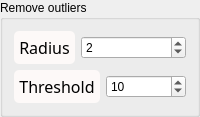
               <widget class="QGroupBox" name="groupBox_3">
                <property name="title">
                 <string>Remove outliers</string>
                </property>
                <layout class="QVBoxLayout" name="verticalLayout_14">
                 <item>
                  <layout class="QHBoxLayout" name="horizontalLayout_8">
                   <item>
                    <widget class="QLabel" name="label_blur_6">
                     <property name="sizePolicy">
                      <sizepolicy hsizetype="Fixed" vsizetype="Preferred">
                       <horstretch>0</horstretch>
                       <verstretch>0</verstretch>
                      </sizepolicy>
                     </property>
                     <property name="font">
                      <font>
                       <family>Noto Sans Cond</family>
                       <pointsize>12</pointsize>
                       <weight>50</weight>
                       <italic>false</italic>
                       <bold>false</bold>
                      </font>
                     </property>
                     <property name="styleSheet">
                      <string notr="true">QLabel {
color: rgb(0, 0, 0);
background-color:	rgb(253, 249, 248);
border-style : outset;
Border-radius : 5px;
border-width : 0px;
border-color : black;
min-width : 5em;
padding : 5px;
font : 12pt &quot;Noto Sans Cond&quot;;
}</string>
                     </property>
                     <property name="text">
                      <string>Radius</string>
                     </property>
                     <property name="scaledContents">
                      <bool>false</bool>
                     </property>
                     <property name="alignment">
                      <set>Qt::AlignCenter</set>
                     </property>
                    </widget>
                   </item>
                   <item>
                    <widget class="QSpinBox" name="radius_remout_val">
                     <property name="toolTip">
                      <string>&lt;html&gt;&lt;head/&gt;&lt;body&gt;&lt;p&gt;&lt;span style=&quot; font-size:11pt;&quot;&gt;Range (pixels) for outlier filtering.&lt;/span&gt;&lt;/p&gt;&lt;/body&gt;&lt;/html&gt;</string>
                     </property>
                     <property name="minimum">
                      <number>0</number>
                     </property>
                     <property name="value">
                      <number>2</number>
                     </property>
                    </widget>
                   </item>
                  </layout>
                 </item>
                 <item>
                  <layout class="QHBoxLayout" name="horizontalLayout_9">
                   <item>
                    <widget class="QLabel" name="label_blur_7">
                     <property name="sizePolicy">
                      <sizepolicy hsizetype="Fixed" vsizetype="Preferred">
                       <horstretch>0</horstretch>
                       <verstretch>0</verstretch>
                      </sizepolicy>
                     </property>
                     <property name="font">
                      <font>
                       <family>Noto Sans Cond</family>
                       <pointsize>12</pointsize>
                       <weight>50</weight>
                       <italic>false</italic>
                       <bold>false</bold>
                      </font>
                     </property>
                     <property name="styleSheet">
                      <string notr="true">QLabel {
color: rgb(0, 0, 0);
background-color:	rgb(253, 249, 248);
border-style : outset;
Border-radius : 5px;
border-width : 0px;
border-color : black;
min-width : 5em;
padding : 5px;
font : 12pt &quot;Noto Sans Cond&quot;;
}</string>
                     </property>
                     <property name="text">
                      <string>Threshold</string>
                     </property>
                     <property name="scaledContents">
                      <bool>false</bool>
                     </property>
                     <property name="alignment">
                      <set>Qt::AlignCenter</set>
                     </property>
                    </widget>
                   </item>
                   <item>
                    <widget class="QSpinBox" name="threshold_remout_val">
                     <property name="toolTip">
                      <string>&lt;html&gt;&lt;head/&gt;&lt;body&gt;&lt;p&gt;&lt;span style=&quot; font-size:11pt;&quot;&gt;Threshold (intensity) for outliers filtering.&lt;/span&gt;&lt;/p&gt;&lt;/body&gt;&lt;/html&gt;</string>
                     </property>
                     <property name="minimum">
                      <number>1</number>
                     </property>
                     <property name="value">
                      <number>10</number>
                     </property>
                    </widget>
                   </item>
                  </layout>
                 </item>
                </layout>
               </widget>
